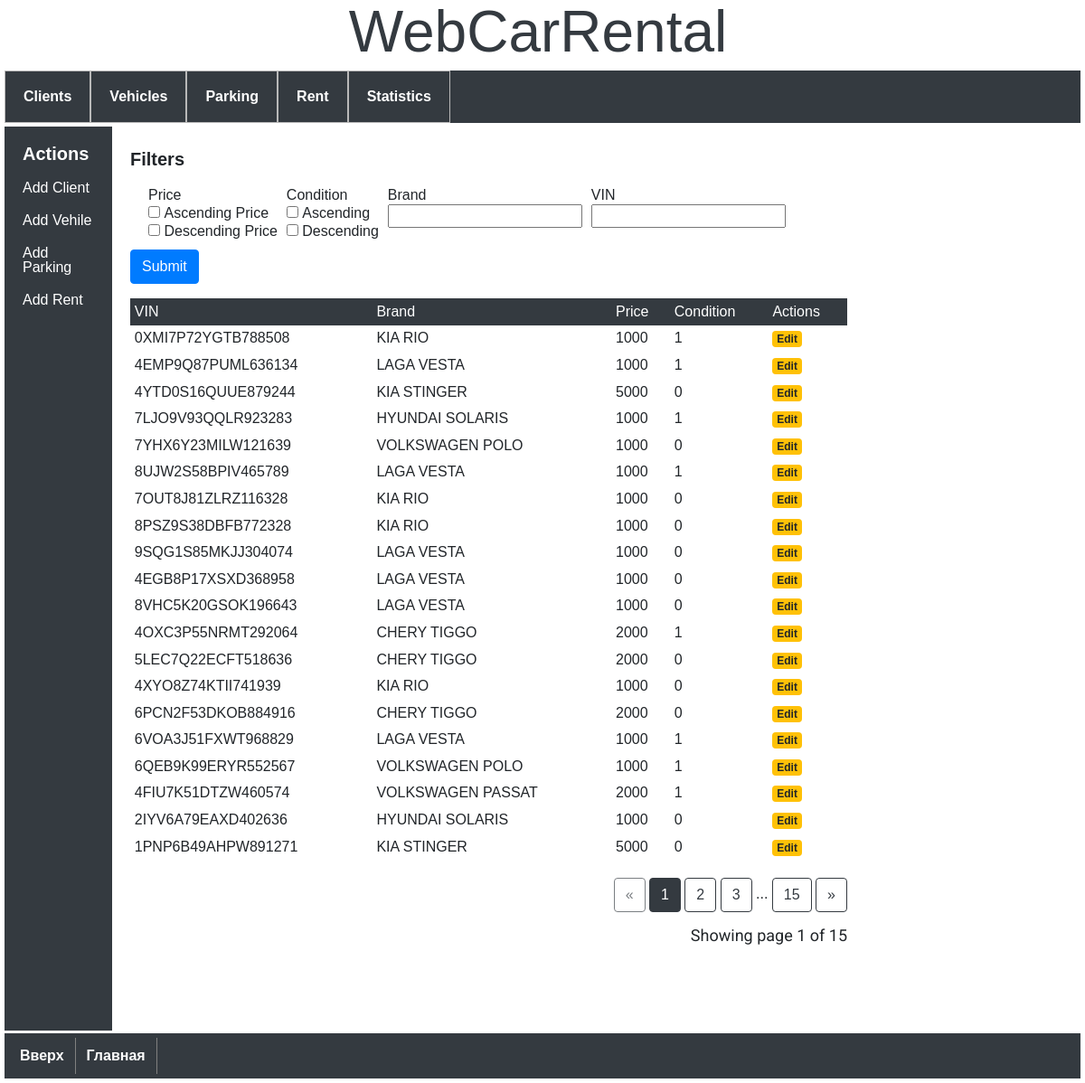
Before: /vehicles with the older database file.
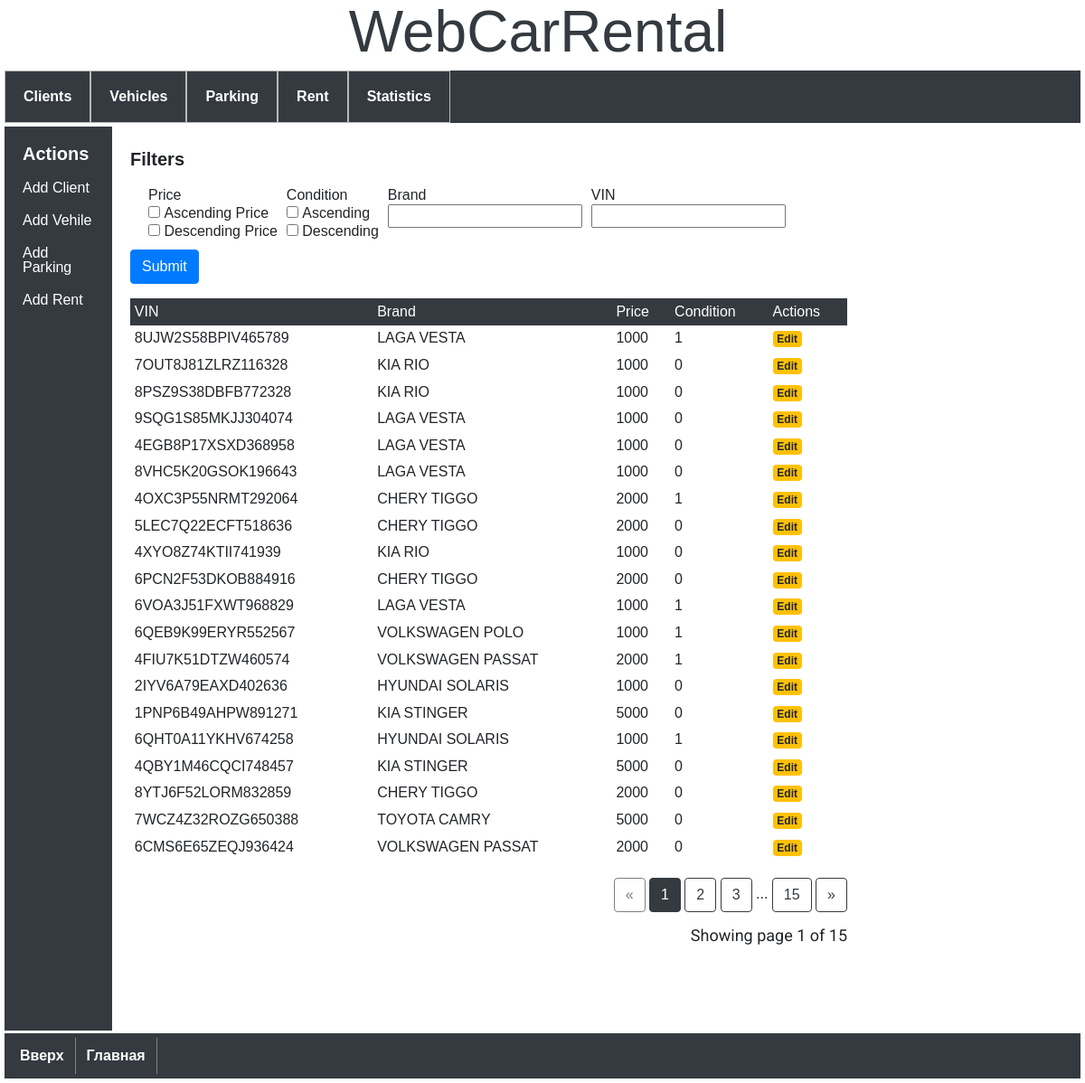
After: the same page with the newer database file.
### model.py (models this page shows, shortened)
class Vehicle(db.Model):
    __tablename__ = 'vehicle'
    vin_number = db.Column('vin_number', db.INTEGER, primary_key=True)
    brand = db.Column('brand', db.TEXT)
    price = db.Column('price', db.INTEGER)
    condition = db.Column('condition', db.INTEGER)

### app.py (the view)
@app.route('/vehicles', methods=('GET', 'POST'))
def vehicles():
    form=VehiclesForm()
    page = request.args.get('page', 1, type=int)
    vehicles = Vehicle.query
    select_price = form.select_price.data
    select_condition = form.select_condition.data
    serch_brand = form.serch_brand.data
    serch_vin = form.serch_vin.data
    if request.method == 'POST':
        page = 1
        check_status_price(select_price)
        check_status_condition(select_condition)
        check_status_brand(serch_brand)
        check_status_vin(serch_vin)
    if VehiclesForm.status_price == '0':
        form.select_price.data = []
    if VehiclesForm.status_price == '1':
        vehicles = Vehicle.query
        form.select_price.data = ['1']
    if VehiclesForm.status_price == '2':
        vehicles = Vehicle.query.order_by(desc(Vehicle.price))
        form.select_price.data = ['2']
    if VehiclesForm.status_condition == '0':
        form.select_condition.data = []
    if VehiclesForm.status_condition == '1':
        vehicles = vehicles.order_by(Vehicle.condition)
        form.select_condition.data = ['1']
    if VehiclesForm.status_condition == '2':
        vehicles = vehicles.order_by(desc(Vehicle.condition))
        form.select_condition.data = ['2']
    if serch_brand:
        vehicles = vehicles.filter(Vehicle.brand == serch_brand)
    if serch_vin:
        vehicles = vehicles.filter(Vehicle.vin_number == serch_vin)
    return render_template(
        './vehicle/vehicles.html',
        vehicles=vehicles.paginate(page=page, per_page=20),
        form=form
        )

### forms.py (shortened to what this page needs)
class VehiclesForm(FlaskForm):
    select_price = MultiCheckboxField(
        label='Price',
        choices=[
            (1, 'Ascending Price'),
            (2, 'Descending Price')
        ])
    select_condition = MultiCheckboxField(
        label='Condition',
        choices=[
            (1, 'Ascending'),
            (2, 'Descending')
        ])
    serch_brand = StringField(
        label='Brand'
    )
    serch_vin = StringField(
        label='VIN'
    )
    submit = SubmitField(label=('Submit'))
    status_price = 0
    status_condition = 0
    status_brand = 0
    status_vin = 0

### templates/vehicle/vehicles.html (shortened to what this page needs)
{% extends 'base.html' %}
{% block content %}
<div class="table-responsive">
    <form class='form-horizontal' method="POST">
        <div class="form-group">
            <h2>Filters</h2>
            <div class="filters" style="display: flex;">
                <ul style="display: flex; padding: 10px;">
                    <li style="margin-left: 10px;">
                        {{ form.select_price.label }}
                        <br>
                        {{ form.select_price }}
                    </li>
                    <li style="margin-left: 10px;">
                        {{ form.select_condition.label }}
                        <br>
                        {{ form.select_condition }}
                    </li>
                    <li style="margin-left: 10px;">
                        {{ form.serch_brand.label }}
                        <br>
                        {{ form.serch_brand }}
                    </li>
                    <li style="margin-left: 10px;">
                        {{ form.serch_vin.label }}
                        <br>
                        {{ form.serch_vin }}
                    </li>
                </ul>
            </div>
            {{ form.submit(class="btn btn-primary") }}
        </div>
    </form>
<div class="table-responsive">
    <table class="table table-sm table-borderless mb-0">
        <thead class="thead-dark">
            <tr>
                <th>VIN</th>
                <th>Brand</th>
                <th>Price</th>
                <th>Condition</th>
                <th>Actions</th>
            </tr>
        </thead>
        <tbody>
            {% for vehicle in vehicles %}
            <tr>
                <th scope="row">{{ vehicle.vin_number }}</th>
                <td>{{ vehicle.brand }}</td>
                <td>{{ vehicle.price }}</td>
                <td>{{ vehicle.condition }}</td>
                <td><a class="badge badge-warning" href="{{ url_for('edit_vehicle', vin_number=vehicle.vin_number) }}">Edit</a></td>
            </tr>
            {% endfor %}
        </tbody>
    </table>
</div>
<br>
<div class="text-right">
    <a href="{{ url_for('vehicles', page=vehicles.prev_num) }}"
       class="btn btn-outline-dark
       {% if vehicles.page == 1 %}disabled{% endif %}">
        &laquo;
    </a>
    {% for page_num in vehicles.iter_pages(left_edge=1, right_edge=1, left_current=1, right_current=2) %}{% if page_num %}
            {% if vehicles.page == page_num %}
            <a href="{{ url_for('vehicles', page=page_num) }}"
               class="btn btn-dark">
                {{ page_num }}
            </a>
            {% else %}
            <a href="{{ url_for('vehicles', page=page_num) }}"
               class="btn btn-outline-dark">
                {{ page_num }}
            </a>
            {% endif %}
        {% else %}
            ...
        {% endif %}
    {% endfor %}    <a href="{{ url_for('vehicles', page=vehicles.next_num) }}"
       class="btn btn-outline-dark
       {% if vehicles.page == vehicles.pages %}disabled{% endif %}">
        &raquo;
    </a>
</div>
<p class="text-right mt-3">
   Showing page {{ vehicles.page }} of {{ vehicles.pages }}
</p>
{% endblock %}

Changed rows visible on the page:
removed Vehicle: vin_number "0XMI7P72YGTB788508", brand "KIA RIO", price "1000", condition "1"
removed Vehicle: vin_number "4EMP9Q87PUML636134", brand "LAGA VESTA", price "1000", condition "1"
removed Vehicle: vin_number "4YTD0S16QUUE879244", brand "KIA STINGER", price "5000", condition "0"
removed Vehicle: vin_number "7LJO9V93QQLR923283", brand "HYUNDAI SOLARIS", price "1000", condition "1"
removed Vehicle: vin_number "7YHX6Y23MILW121639", brand "VOLKSWAGEN POLO", price "1000", condition "0"
now on this page (row unchanged): Vehicle: vin_number "6QHT0A11YKHV674258", brand "HYUNDAI SOLARIS", price "1000", condition "1"
now on this page (row unchanged): Vehicle: vin_number "4QBY1M46CQCI748457", brand "KIA STINGER", price "5000", condition "0"
now on this page (row unchanged): Vehicle: vin_number "8YTJ6F52LORM832859", brand "CHERY TIGGO", price "2000", condition "0"
now on this page (row unchanged): Vehicle: vin_number "7WCZ4Z32ROZG650388", brand "TOYOTA CAMRY", price "5000", condition "0"
now on this page (row unchanged): Vehicle: vin_number "6CMS6E65ZEQJ936424", brand "VOLKSWAGEN PASSAT", price "2000", condition "0"
